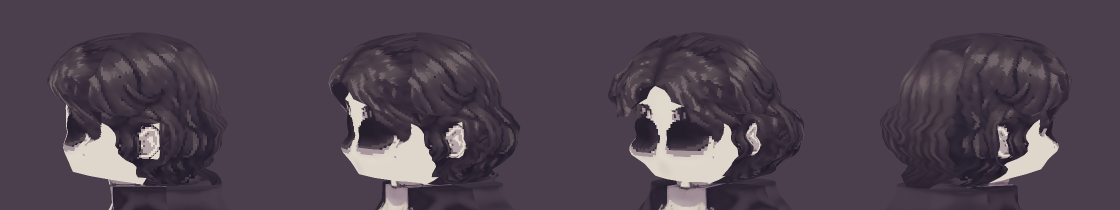
#> input picture lib/pixel_lyrics/characters/hollow/model3d/preview/head_sides.png, 2240 x 420 px, given in place of hand_open_out.png, which was not available (shown at 1/2 size)
$ python make_previews.py
#> lines starting #> are read from the running program, lines starting #| are printed output that depends on the picture
"""preview/ from the renders. Run after: build_blender.py -- --smooth --views --head --hands --turn 36 --walk 24,
then compare.py x, heads_check.py, head_ring.py (project .venv python; needs ffmpeg on PATH)."""
import shutil
import subprocess

from common import *

R = WORK / "render_smooth"
PV = HERE / "preview"
SEQ = WORK / "seq"
shutil.rmtree(SEQ, ignore_errors=True)
SEQ.mkdir()


def flat(path):
    im = Image.open(path).convert("RGBA")
    bg = Image.new("RGBA", im.size, BG + (255,))
    bg.alpha_composite(im)
    return bg.convert("RGB")


def video(pattern, fps, out):
#> called with pattern = 'turn_%03d.png', fps = 12, out = 'turntable.mp4'
    subprocess.run(["ffmpeg", "-y", "-loglevel", "error", "-framerate", str(fps), "-i", str(SEQ / pattern),
                    "-pix_fmt", "yuv420p", "-crf", "16", str(PV / out)], check=True)
#> (this line was passed over: subprocess is not available in this run)


turn = sorted(R.glob("turn_*.png"))
for k in range(3 * len(turn)):
    im = flat(turn[k % len(turn)])
    im.crop((144, 0, 624, 768)).save(SEQ / f"turn_{k:03d}.png")
    im.crop((264, 0, 504, 180)).resize((480, 360), Image.NEAREST).save(SEQ / f"head_{k:03d}.png")
video("turn_%03d.png", 12, "turntable.mp4")
video("head_%03d.png", 12, "head_turn.mp4")
n = len(list(R.glob("walk34_*.png")))
for k in range(5 * n):
    pair = Image.new("RGB", (960, 768), BG)
    pair.paste(flat(R / f"walk34_{k % n:03d}.png").crop((144, 0, 624, 768)), (0, 0))
    pair.paste(flat(R / f"walkside_{k % n:03d}.png").crop((144, 0, 624, 768)), (480, 0))
    pair.save(SEQ / f"walk_{k:03d}.png")
video("walk_%03d.png", 24, "walk_test.mp4")

# the hands: five poses of the fingers, then the rest pose and the hanging hand of "stand"
hd = Image.new("RGB", (5 * 300, 2 * 300), BG)
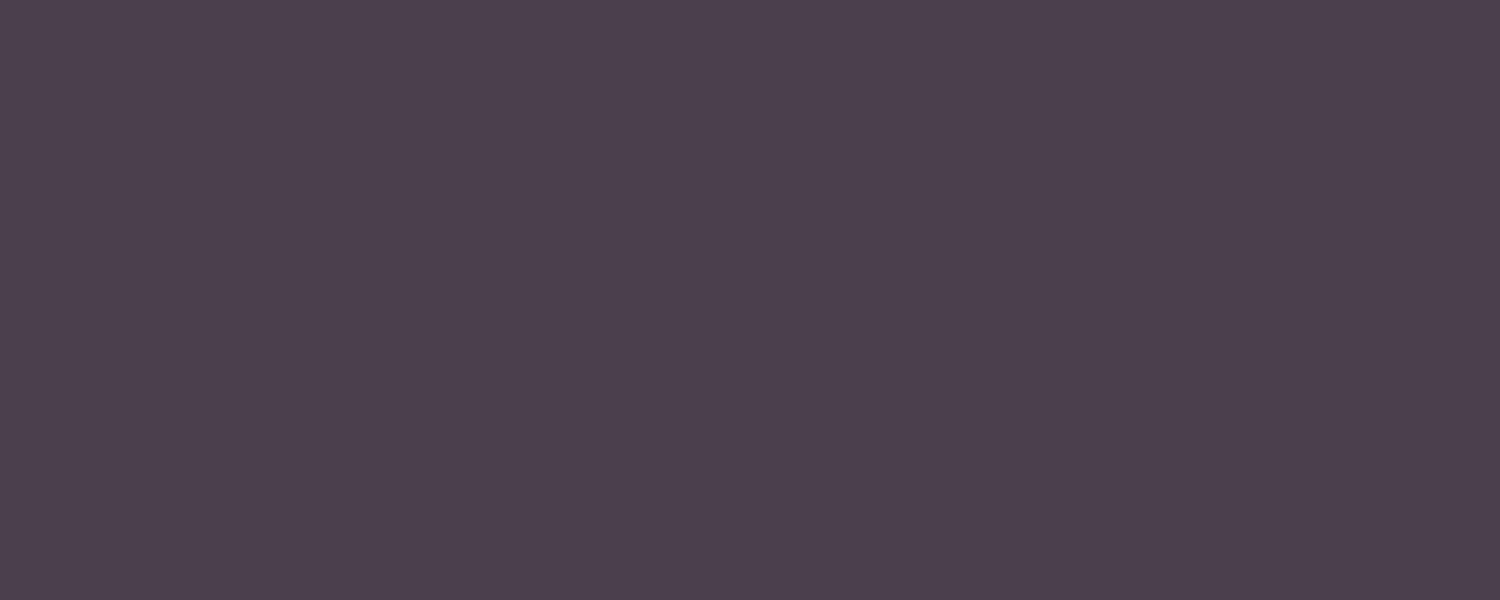
#> hd: PIL image 1500x600 RGB; mean R, G, B 75, 63, 77
for i, v in enumerate(["open", "relaxed", "fist", "point", "two"]):
    hd.paste(flat(R / f"hand_{v}_out.png").resize((300, 300), Image.NEAREST), (i * 300, 0))
#> in flat, `bg = Image.new("RGBA", im.size, BG + (255,))`:
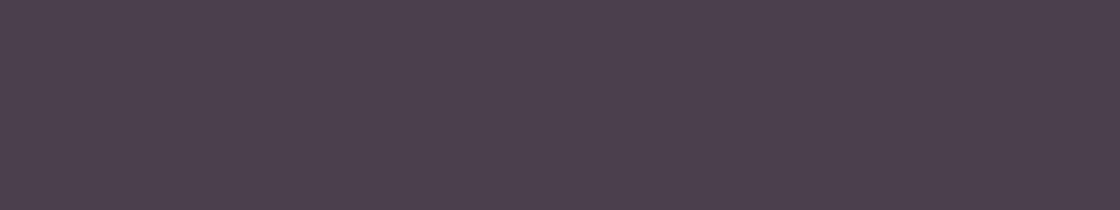
#> bg: PIL image 2240x420 RGBA (shown at 1/2 size); mean R, G, B, A 75, 63, 77, 255
#> in flat, returned value is the input picture: PIL image 2240x420 RGB; mean R, G, B 79.3, 68, 79.9
#> pass 2 of the loop `for i, v in enumerate(["open", "relaxed", "fist", "point", "two"]):`:
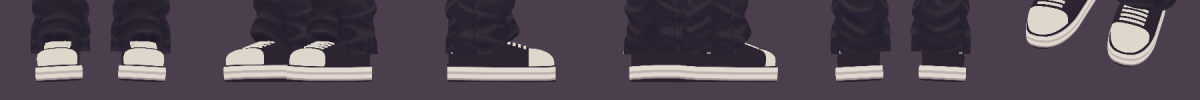
#> input picture lib/pixel_lyrics/characters/hollow/model3d/preview/shoes.png, 3600 x 300 px, given in place of hand_relaxed_out.png, which was not available (shown at 1/3 size)
#> im: PIL image 3600x300 RGBA
#> in flat (call 2), `bg = Image.new("RGBA", im.size, BG + (255,))`:
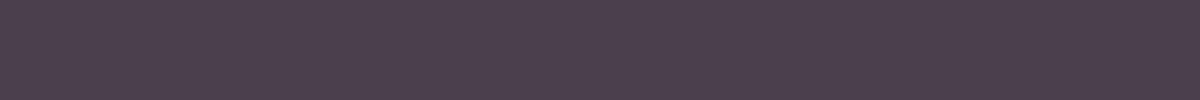
#> bg: PIL image 3600x300 RGBA (shown at 1/3 size); mean R, G, B, A 75, 63, 77, 255
#> in flat, returned value is the input picture: PIL image 3600x300 RGB; mean R, G, B 82.8, 72.8, 83.8
#> `hd.paste(flat(R / f"hand_{v}_out.png").resize((300, 300), Image.NEARES..`:
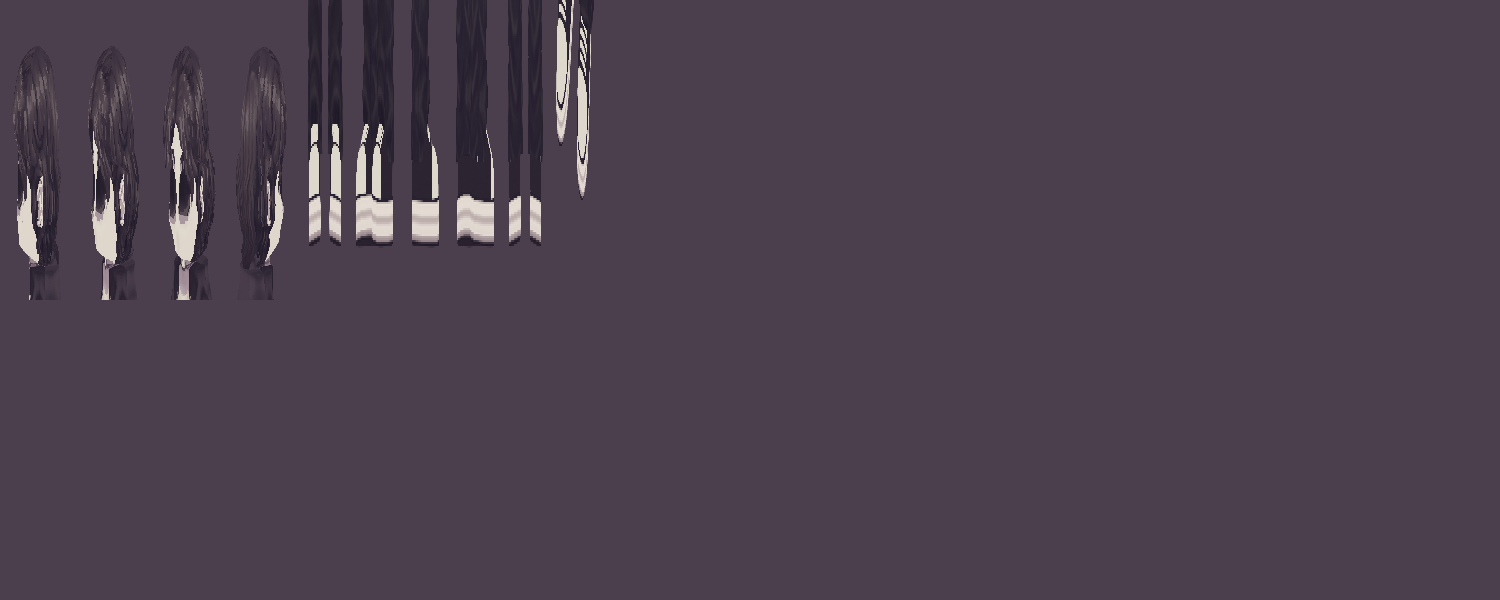
#> hd: PIL image 1500x600 RGB; mean R, G, B 76.2, 64.5, 78
#> (the run stopped early here; a loop or call above may not have finished)
